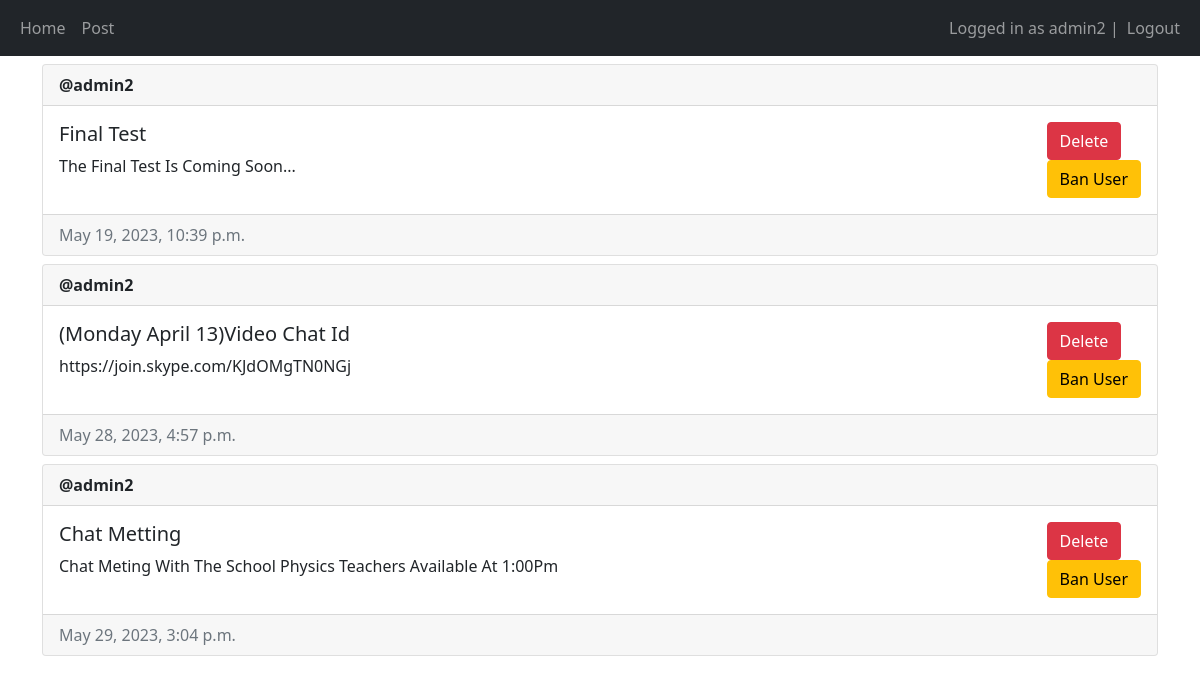
Page / (signed in) on the committed database.
### main/models.py (models this page shows, shortened)
class Post(models.Model):
    author = models.ForeignKey(User, on_delete=models.CASCADE)
    title = models.CharField(max_length=200)
    description = models.TextField()
    created_at = models.DateTimeField(auto_now_add=True)
    updated_at = models.DateTimeField(auto_now=True)

### main/views.py (the view, shortened to what this page needs)
# urls.py: path('', views.home, name='home'),
@login_required(login_url="/login")
def home(request):
    posts = Post.objects.all()
    return render(request, 'main/home.html', {"posts": posts})

### main/templates/main/home.html (shortened to what this page needs)
{% extends 'main/base.html' %} {% block title %}Home Page{% endblock %}
{% block content %} {% for post in posts %}
<div class="card mt-2">
  <div class="card-header"><strong>@{{ post.author.username }}</strong></div>
  <div class="card-body d-flex flex-row justify-content-between">
    <div>
      <h5 class="card-title">{{post.title}}</h5>
      <p>{{post.description}}</p>
    </div>
    <div>
      {% if user == post.author or perms.main.delete_post %}
      <form method="post">
        <button
          type="submit"
          class="btn btn-danger"
          name="post-id"
          value="{{post.id}}"
        >
          Delete
        </button>
      </form>
      {% endif %}
      {% if user.is_staff %}
      <form method="post">
        <button
          type="submit"
          class="btn btn-warning"
          name="user-id"
          value="{{post.author.id}}"
        >
          Ban User
        </button>
      </form>
      {% endif %}
    </div>
  </div>
  <div class="card-footer text-muted">{{post.created_at}}</div>
</div>
{% empty %}
<p>No posts yet :(</p>
{% endfor %} {% endblock %}

### main/templates/main/base.html (shortened to what this page needs)
<!DOCTYPE html>
<html lang="en">
  <head>
    <link
      href="https://cdn.jsdelivr.net/npm/bootstrap@5.1.3/dist/css/bootstrap.min.css"
      rel="stylesheet"
    />
  </head>
  <body>
    <nav class="navbar navbar-expand-lg navbar-dark bg-dark">
      <div class="container-fluid">
        <div>
          <ul class="navbar-nav">
            <li class="nav-item">
              <a class="nav-link" href="/home">Home</a>
            </li>
            <li class="nav-item">
              <a class="nav-link" href="/create-post">Post</a>
            </li>
          </ul>
        </div>
        <div>
          <ul class="navbar-nav">
            {% if user.is_authenticated %}
            <span class="navbar-text">Logged in as {{user.username}} | </span>
            <li class="nav-item">
              <a class="nav-link" href="/logout">Logout</a>
            </li>
            {% else %}
            <li class="nav-item">
              <a class="nav-link" href="/login">Login</a>
            </li>
            {% endif %}
          </ul>
        </div>
      </div>
    </nav>
    <div class="container">{% block content %} {% endblock %}</div>
  </body>
</html>

### rows in the picture
Post: author.username "admin2", title "Final Test", description "The Final Test Is Coming Soon...", {{ post.id }} 9 (drawn), created_at "May 19, 2023, 10:39 p.m."
Post: author.username "admin2", title "(Monday April 13)Video Chat Id", description "https://join.skype.com/KJdOMgTN0NGj", {{ post.id }} 10 (drawn), created_at "May 28, 2023, 4:57 p.m."
Post: author.username "admin2", title "Chat Metting", description "Chat Meting With The School Physics Teachers Available At 1:00Pm", {{ post.id }} 11 (drawn), created_at "May 29, 2023, 3:04 p.m."

### other values in the picture
{{ user.username }} "admin2"
